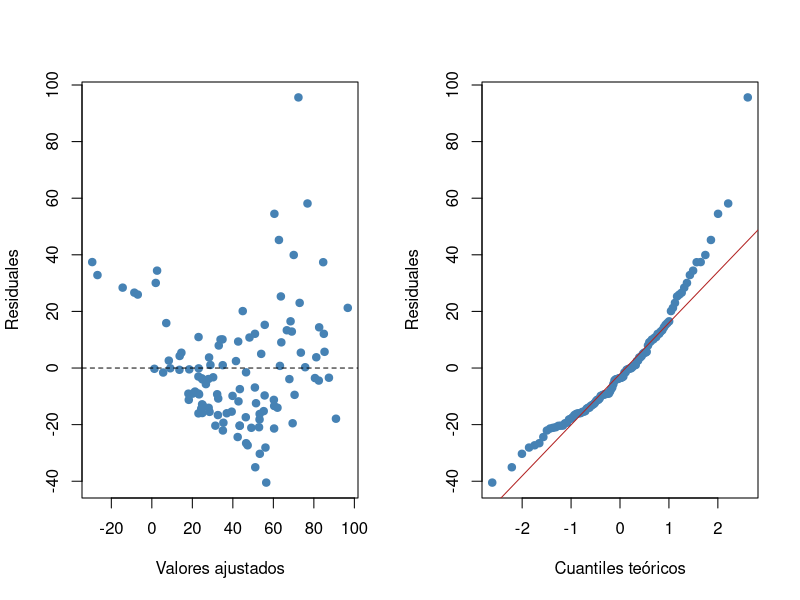
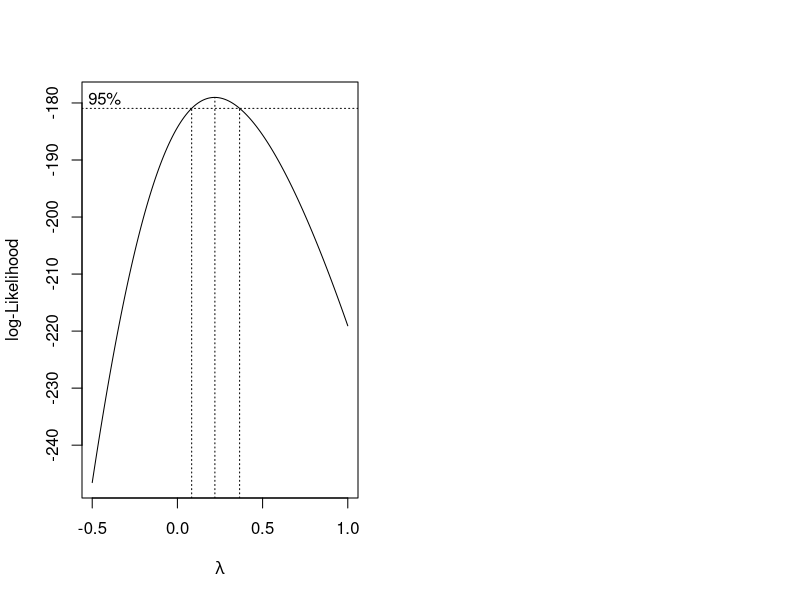

Generate these figures, in order, with R:
## ---- chunk 1
#| label: setup
#| include: false
library(ggplot2)

tiendas <- data.frame(
  publicidad = c(2, 3, 5, 4, 6, 7, 8, 5),
  precio     = c(10, 12, 11, 13, 12, 14, 13, 11),
  ventas     = c(31, 29, 40, 32, 39, 38, 43, 42)
)
theme_set(theme_minimal(base_size = 18))
library(readxl)
pizza <- read_excel("datos/pizza_delivery.xlsx")
## ---- chunk 2
#| echo: true
modelo_tiendas <- lm(ventas ~ publicidad + precio, data = tiendas)
coef(modelo_tiendas)
## ---- chunk 3
#| echo: true
summary(modelo_tiendas)$coefficients
predict(modelo_tiendas, data.frame(publicidad = 5, precio = 12),
        interval = "prediction")
## ---- chunk 4
#| echo: true
completo <- lm(temperature ~ time + pizzas + branch, data = pizza)
reducido <- lm(temperature ~ time + pizzas, data = pizza)
anova(reducido, completo)
## ---- chunk 5
#| echo: false
#| fig-width: 10
#| fig-height: 4
#| fig-align: center
modelo_ozono <- lm(Ozone ~ Solar.R + Wind + Temp, data = airquality)
par(mfrow = c(1, 2))
plot(fitted(modelo_ozono), residuals(modelo_ozono),
     xlab = "Valores ajustados", ylab = "Residuales", pch = 19, col = "steelblue")
abline(h = 0, lty = 2)
qqnorm(residuals(modelo_ozono), pch = 19, col = "steelblue",
       main = "", xlab = "Cuantiles teóricos", ylab = "Residuales")
qqline(residuals(modelo_ozono), col = "firebrick")
## ---- chunk 6
#| echo: false
#| fig-width: 8
#| fig-height: 4.4
#| fig-align: center
library(MASS)
boxcox(modelo_ozono, lambda = seq(-0.5, 1, by = 0.01))
